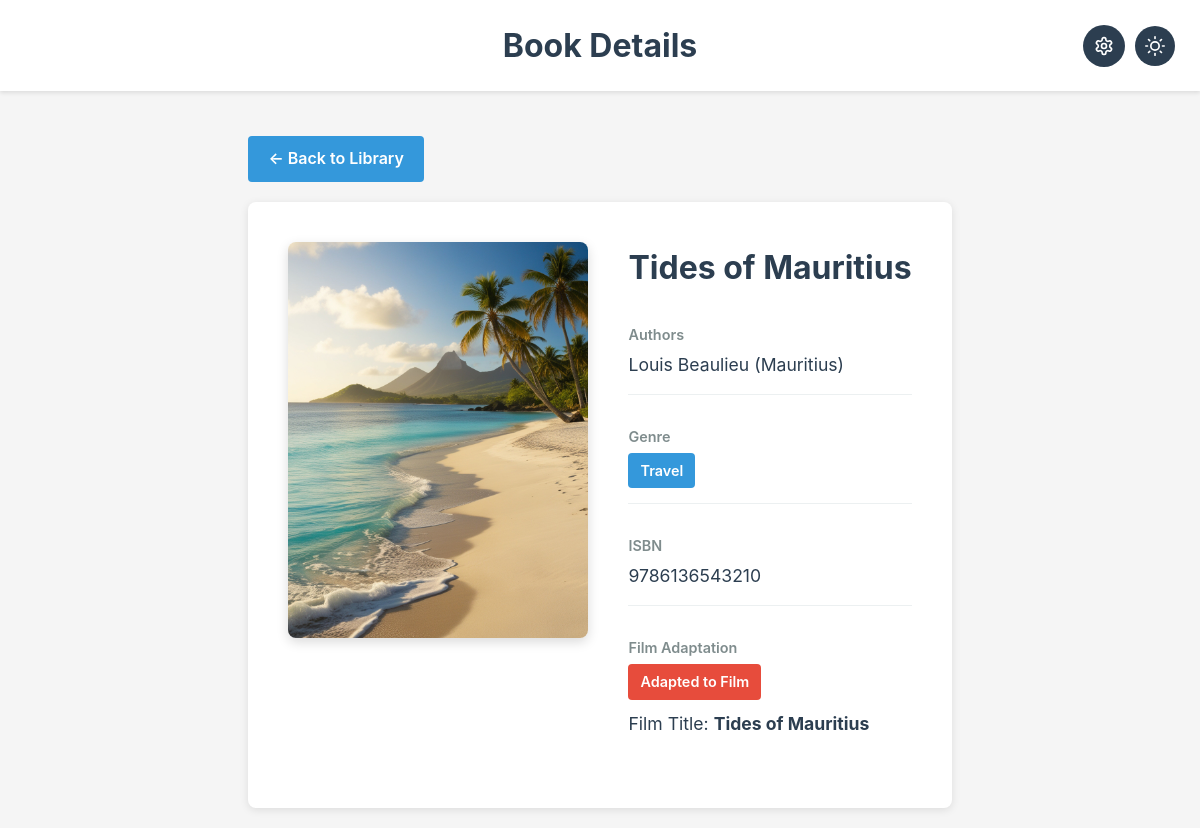
/books/30/, run on the app's committed database.
### bookprocess/models.py (models this page shows, shortened)
class Book(models.Model):
    title = models.CharField(max_length=300) #: Title of the book.
    authors = models.ManyToManyField(Author, through='BookAuthor', related_name='books') #:  Authors related to the book. Uses :class:`BookAuthor` as a through model to preserve order.
    genre = models.ForeignKey(Genre, on_delete=models.PROTECT, default=0) #: Genre foreign key.
    cover = models.ImageField(upload_to='covers/', null=True, blank=True) #:  Optional cover image stored under ``covers/``.
    adapted = models.BooleanField(default=False) #: True if the book was adapted to film.
    film_title = models.CharField(max_length=300, null=True, blank=True) #: Title of the film adaptation when available.
    isbn = models.CharField(
        max_length=13,
        unique=True,
        editable=False,
        validators=[isbn_validator],
        help_text="ISBN-13: 13 digits, generated automatically.",
    ) #: Unique, non-editable ISBN generated for the book.
    class Meta:
        ordering = ['title'] #: Default ordering for books (by title).

class BookAuthor(models.Model):
    book = models.ForeignKey(Book, on_delete=models.CASCADE) #: ForeignKey to the related book.
    author = models.ForeignKey(Author, on_delete=models.PROTECT) #: ForeignKey to the related author.
    order = models.PositiveIntegerField(default=1) #: Position of the author in the book's author list.
    class Meta:
        ordering = ['order'] #: Ensures BookAuthor rows are ordered by the ``order`` field
        constraints = [
            models.UniqueConstraint(fields=['book', 'author'], name='unique_book_author')
        ] #: Enforces a uniqueness constraint across (book, author).

class Author(models.Model):
    first_name = models.CharField(max_length=100) #: Given name of the author.
    last_name = models.CharField(max_length=100) #: Family name of the author.
    nationality = models.ForeignKey(Nationality, on_delete=models.PROTECT, default=0) #: Foreign key to the author's nationality.
    def name(self):
        """Return the author's full name as "First Last".

        Returns
        -------
        str
            Full name composed from ``first_name`` and ``last_name``.
        """
        return f"{self.first_name} {self.last_name}"
    class Meta:
        ordering = ['last_name', 'first_name'] #: Default ordering used when querying authors in the admin.
        constraints = [
            models.UniqueConstraint(fields=['first_name', 'last_name', 'nationality'], name='unique_author')
        ] #: Constraints applicable.

class Nationality(models.Model):
    name = models.CharField(max_length=100, unique=True) #: Human-readable name of the nationality (unique).
    code = models.CharField(max_length=3, unique=True) #: ISO-like short code for the nationality (unique, max length 3).
    class Meta:
        verbose_name_plural = "Nationalities" #: admin-friendly plural name.
        ordering = ['name'] #: Default ordering used by querysets and the admin changelist

class Genre(models.Model):
    name = models.CharField(max_length=100, unique=True) #: Name of the genre (unique).
    class Meta:
        ordering = ['name'] #: Default ordering for querysets (by genre name).

### bookprocess/views.py (the view)
# urls.py: path('books/<int:book_id>/', views.book_detail_view, name='book-detail'),
def book_detail_view(request, book_id):
    book = get_object_or_404(
        Book.objects.prefetch_related('bookauthor_set__author__nationality', 'genre'),
        id=book_id
    )
    context = {
        'book': book,
    }
    return render(request, 'books/book_detail.html', context)

### bookprocess/templates/books/book_detail.html (shortened to what this page needs)
{% load static %}
<!DOCTYPE html>
<html lang="en">
<head>
</head>
<body>
    <header>
        <h1>Book Details</h1>
        <div class="header-buttons">
            <a href="{% url 'admin:index' %}" class="admin-button" title="Admin Panel">
            </a>
            <button class="dark-toggle" id="themeToggle" title="Toggle Dark Mode">
            </button>
        </div>
    </header>
    <div class="container">
        <a href="{% url 'books-list' %}" class="back-button">← Back to Library</a>
        <div class="book-detail">
            <div class="book-content">
                <div>
                    {% if book.cover %}
                    <img src="{{ book.cover.url }}" alt="{{ book.title }}" class="book-cover-large">
                    {% else %}
                    <div class="no-cover">No Cover Available</div>
                    {% endif %}
                </div>
                <div class="book-details">
                    <h2>{{ book.title }}</h2>
                    <div class="detail-row">
                        <div class="detail-label">Authors</div>
                        <div class="detail-value">
                            {% for ba in book.bookauthor_set.all %}
                                {{ ba.author.first_name }} {{ ba.author.last_name }}
                                {% if ba.author.nationality %}
                                    ({{ ba.author.nationality.name }})
                                {% endif %}
                            {% empty %}
                                Unknown
                            {% endfor %}
                        </div>
                    </div>
                    {% if book.genre %}
                    <div class="detail-row">
                        <div class="detail-label">Genre</div>
                        <div class="detail-value">
                            <span class="badge badge-genre">{{ book.genre.name }}</span>
                        </div>
                    </div>
                    {% endif %}
                    {% if book.isbn %}
                    <div class="detail-row">
                        <div class="detail-label">ISBN</div>
                        <div class="detail-value">{{ book.isbn }}</div>
                    </div>
                    {% endif %}
                    {% if book.adapted %}
                    <div class="detail-row">
                        <div class="detail-label">Film Adaptation</div>
                        <div class="detail-value">
                            <span class="badge badge-adapted">Adapted to Film</span>
                            {% if book.film_title %}
                            <p style="margin-top: 10px;">Film Title: <strong>{{ book.film_title }}</strong></p>
                            {% endif %}
                        </div>
                    </div>
                    {% endif %}
                </div>
            </div>
        </div>
    </div>
</body>
</html>

### bookprocess/templates/books/book_detail.html (style rules this page uses)
* { margin: 0; padding: 0; box-sizing: border-box; }
body { font-family: -apple-system, BlinkMacSystemFont, 'Segoe UI', Roboto, Oxygen, Ubuntu, Cantarell, sans-serif; background: #f5f5f5; color: #333; line-height: 1.6; display: flex; flex-direction: column; min-height: 100vh; transition: background 0.3s, color 0.3s; }
header { background: white; padding: 20px 0; box-shadow: 0 2px 4px rgba(0,0,0,0.1); margin-bottom: 25px; position: relative; transition: background 0.3s; }
h1 { text-align: center; color: #2c3e50; font-size: 2rem; position: relative; transition: color 0.3s; }
.header-buttons { position: absolute; right: 25px; top: 50%; transform: translateY(-50%); display: flex; gap: 10px; align-items: center; }
.admin-button { display: flex; align-items: center; justify-content: center; width: 42px; height: 42px; background: #2c3e50; color: white; border-radius: 50%; text-decoration: none; transition: all 0.3s; }
.admin-button svg { width: 20px; height: 20px; stroke: white; }
.dark-toggle { background: #2c3e50; color: white; border: none; border-radius: 50%; width: 40px; height: 40px; cursor: pointer; display: flex; align-items: center; justify-content: center; transition: background 0.3s, transform 0.3s; }
.theme-icon-when-light, .theme-icon-when-dark { display: none; width: 20px; height: 20px; }
body:not(.dark-mode) .theme-icon-when-light { display: block; }
.dark-toggle svg { stroke: white; }
.container { max-width: 1000px; margin: 0 auto; padding: 20px; }
.back-button { display: inline-block; margin-bottom: 20px; padding: 10px 20px; background: #3498db; color: white; text-decoration: none; border-radius: 4px; font-weight: 600; transition: background 0.3s; }
.book-detail { background: white; border-radius: 8px; padding: 40px; box-shadow: 0 2px 8px rgba(0,0,0,0.1); transition: background 0.3s, color 0.3s; }
.book-content { display: grid; grid-template-columns: 300px 1fr; gap: 40px; }
.book-cover-large { width: 100%; border-radius: 8px; box-shadow: 0 4px 12px rgba(0,0,0,0.15); }
.book-details h2 { font-size: 2rem; color: #2c3e50; margin-bottom: 15px; transition: color 0.3s; }
.detail-row { margin: 15px 0; padding: 15px 0; border-bottom: 1px solid #ecf0f1; transition: border-color 0.3s; }
.detail-row:last-child { border-bottom: none; }
.detail-label { font-weight: 600; color: #7f8c8d; margin-bottom: 5px; font-size: 0.9rem; transition: color 0.3s; }
.detail-value { font-size: 1.1rem; color: #2c3e50; transition: color 0.3s; }
.badge { display: inline-block; padding: 6px 12px; border-radius: 4px; font-size: 0.9rem; font-weight: 600; margin-right: 10px; }
.badge-adapted { background: #e74c3c; color: white; }
.badge-genre { background: #3498db; color: white; }

### data on the page
Book: cover (picture), title "Tides of Mauritius", genre.name "Travel", isbn "9786136543210", film_title "Tides of Mauritius"
BookAuthor: author.first_name "Louis", author.last_name "Beaulieu", author.nationality.name "Mauritius"
